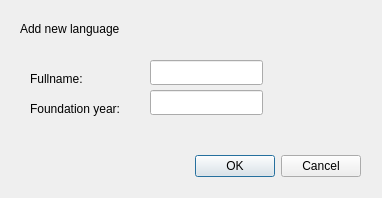
<?xml version="1.0" encoding="UTF-8"?>
<ui version="4.0">
 <class>add</class>
 <widget class="QDialog" name="add">
  <property name="geometry">
   <rect>
    <x>0</x>
    <y>0</y>
    <width>382</width>
    <height>198</height>
   </rect>
  </property>
  <property name="windowTitle">
   <string>Dialog</string>
  </property>
  <widget class="QDialogButtonBox" name="buttonBox">
   <property name="geometry">
    <rect>
     <x>20</x>
     <y>150</y>
     <width>341</width>
     <height>32</height>
    </rect>
   </property>
   <property name="orientation">
    <enum>Qt::Horizontal</enum>
   </property>
   <property name="standardButtons">
    <set>QDialogButtonBox::Cancel|QDialogButtonBox::Ok</set>
   </property>
  </widget>
  <widget class="QLabel" name="label">
   <property name="geometry">
    <rect>
     <x>20</x>
     <y>20</y>
     <width>191</width>
     <height>17</height>
    </rect>
   </property>
   <property name="text">
    <string>Add new language</string>
   </property>
  </widget>
  <widget class="QLabel" name="label_2">
   <property name="geometry">
    <rect>
     <x>30</x>
     <y>70</y>
     <width>71</width>
     <height>17</height>
    </rect>
   </property>
   <property name="text">
    <string>Fullname:</string>
   </property>
  </widget>
  <widget class="QLabel" name="label_3">
   <property name="geometry">
    <rect>
     <x>30</x>
     <y>100</y>
     <width>121</width>
     <height>17</height>
    </rect>
   </property>
   <property name="text">
    <string>Foundation year:</string>
   </property>
  </widget>
  <widget class="QLineEdit" name="fullnameadd">
   <property name="geometry">
    <rect>
     <x>150</x>
     <y>60</y>
     <width>113</width>
     <height>25</height>
    </rect>
   </property>
  </widget>
  <widget class="QLineEdit" name="groupadd">
   <property name="geometry">
    <rect>
     <x>150</x>
     <y>90</y>
     <width>113</width>
     <height>25</height>
    </rect>
   </property>
  </widget>
 </widget>
 <resources/>
 <connections>
  <connection>
   <sender>buttonBox</sender>
   <signal>accepted()</signal>
   <receiver>add</receiver>
   <slot>accept()</slot>
   <hints>
    <hint type="sourcelabel">
     <x>248</x>
     <y>254</y>
    </hint>
    <hint type="destinationlabel">
     <x>157</x>
     <y>274</y>
    </hint>
   </hints>
  </connection>
  <connection>
   <sender>buttonBox</sender>
   <signal>rejected()</signal>
   <receiver>add</receiver>
   <slot>reject()</slot>
   <hints>
    <hint type="sourcelabel">
     <x>316</x>
     <y>260</y>
    </hint>
    <hint type="destinationlabel">
     <x>286</x>
     <y>274</y>
    </hint>
   </hints>
  </connection>
 </connections>
</ui>
